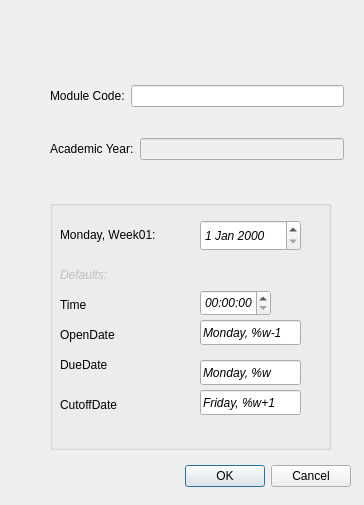
<?xml version="1.0" encoding="UTF-8"?>
<ui version="4.0">
 <class>Dialog</class>
 <widget class="QDialog" name="Dialog">
  <property name="geometry">
   <rect>
    <x>0</x>
    <y>0</y>
    <width>364</width>
    <height>505</height>
   </rect>
  </property>
  <property name="windowTitle">
   <string>Create Definitions</string>
  </property>
  <widget class="QDialogButtonBox" name="buttonBox">
   <property name="geometry">
    <rect>
     <x>10</x>
     <y>460</y>
     <width>341</width>
     <height>32</height>
    </rect>
   </property>
   <property name="orientation">
    <enum>Qt::Horizontal</enum>
   </property>
   <property name="standardButtons">
    <set>QDialogButtonBox::Cancel|QDialogButtonBox::Ok</set>
   </property>
  </widget>
  <widget class="QWidget" name="layoutWidget">
   <property name="geometry">
    <rect>
     <x>50</x>
     <y>60</y>
     <width>294</width>
     <height>127</height>
    </rect>
   </property>
   <layout class="QVBoxLayout" name="verticalLayout">
    <item>
     <layout class="QHBoxLayout" name="horizontalLayout_4">
      <item>
       <widget class="QLabel" name="label_4">
        <property name="text">
         <string>Module Code:</string>
        </property>
       </widget>
      </item>
      <item>
       <widget class="QLineEdit" name="lineEdit"/>
      </item>
     </layout>
    </item>
    <item>
     <layout class="QHBoxLayout" name="horizontalLayout_3">
      <item>
       <widget class="QLabel" name="label_3">
        <property name="text">
         <string>Academic Year:</string>
        </property>
       </widget>
      </item>
      <item>
       <widget class="QLineEdit" name="lineEdit_academicYear">
        <property name="enabled">
         <bool>false</bool>
        </property>
        <property name="text">
         <string/>
        </property>
       </widget>
      </item>
     </layout>
    </item>
   </layout>
  </widget>
  <widget class="QGroupBox" name="groupBox_defaults">
   <property name="geometry">
    <rect>
     <x>50</x>
     <y>200</y>
     <width>281</width>
     <height>250</height>
    </rect>
   </property>
   <property name="font">
    <font>
     <italic>true</italic>
    </font>
   </property>
   <widget class="QLabel" name="label">
    <property name="geometry">
     <rect>
      <x>10</x>
      <y>20</y>
      <width>121</width>
      <height>31</height>
     </rect>
    </property>
    <property name="text">
     <string>&lt;html&gt;&lt;head/&gt;&lt;body&gt;&lt;p&gt;&lt;span style=&quot; font-style:normal;&quot;&gt;Monday, Week01:&lt;/span&gt;&lt;/p&gt;&lt;/body&gt;&lt;/html&gt;</string>
    </property>
   </widget>
   <widget class="QDateEdit" name="dateEdit_startSemester">
    <property name="geometry">
     <rect>
      <x>150</x>
      <y>20</y>
      <width>101</width>
      <height>31</height>
     </rect>
    </property>
   </widget>
   <widget class="QLabel" name="label_2">
    <property name="enabled">
     <bool>false</bool>
    </property>
    <property name="geometry">
     <rect>
      <x>10</x>
      <y>60</y>
      <width>121</width>
      <height>31</height>
     </rect>
    </property>
    <property name="text">
     <string>&lt;html&gt;&lt;head/&gt;&lt;body&gt;&lt;p&gt;Defaults:&lt;/p&gt;&lt;/body&gt;&lt;/html&gt;</string>
    </property>
   </widget>
   <widget class="QLabel" name="label_5">
    <property name="geometry">
     <rect>
      <x>10</x>
      <y>90</y>
      <width>121</width>
      <height>31</height>
     </rect>
    </property>
    <property name="text">
     <string>&lt;html&gt;&lt;head/&gt;&lt;body&gt;&lt;p&gt;&lt;span style=&quot; font-style:normal;&quot;&gt;Time&lt;/span&gt;&lt;/p&gt;&lt;/body&gt;&lt;/html&gt;</string>
    </property>
   </widget>
   <widget class="QTimeEdit" name="timeEdit">
    <property name="geometry">
     <rect>
      <x>150</x>
      <y>90</y>
      <width>71</width>
      <height>26</height>
     </rect>
    </property>
   </widget>
   <widget class="QLabel" name="label_6">
    <property name="geometry">
     <rect>
      <x>10</x>
      <y>120</y>
      <width>91</width>
      <height>31</height>
     </rect>
    </property>
    <property name="text">
     <string>&lt;html&gt;&lt;head/&gt;&lt;body&gt;&lt;p&gt;&lt;span style=&quot; font-style:normal;&quot;&gt;OpenDate&lt;/span&gt;&lt;/p&gt;&lt;/body&gt;&lt;/html&gt;</string>
    </property>
   </widget>
   <widget class="QLabel" name="label_7">
    <property name="geometry">
     <rect>
      <x>10</x>
      <y>150</y>
      <width>91</width>
      <height>31</height>
     </rect>
    </property>
    <property name="text">
     <string>&lt;html&gt;&lt;head/&gt;&lt;body&gt;&lt;p&gt;&lt;span style=&quot; font-style:normal;&quot;&gt;DueDate&lt;/span&gt;&lt;/p&gt;&lt;/body&gt;&lt;/html&gt;</string>
    </property>
   </widget>
   <widget class="QLineEdit" name="lineEdit_2">
    <property name="geometry">
     <rect>
      <x>150</x>
      <y>120</y>
      <width>101</width>
      <height>25</height>
     </rect>
    </property>
    <property name="text">
     <string>Monday, %w-1</string>
    </property>
   </widget>
   <widget class="QLineEdit" name="lineEdit_3">
    <property name="geometry">
     <rect>
      <x>150</x>
      <y>160</y>
      <width>101</width>
      <height>25</height>
     </rect>
    </property>
    <property name="text">
     <string>Monday, %w</string>
    </property>
   </widget>
   <widget class="QLabel" name="label_8">
    <property name="geometry">
     <rect>
      <x>10</x>
      <y>190</y>
      <width>91</width>
      <height>31</height>
     </rect>
    </property>
    <property name="text">
     <string>&lt;html&gt;&lt;head/&gt;&lt;body&gt;&lt;p&gt;&lt;span style=&quot; font-style:normal;&quot;&gt;CutoffDate&lt;/span&gt;&lt;/p&gt;&lt;/body&gt;&lt;/html&gt;</string>
    </property>
   </widget>
   <widget class="QLineEdit" name="lineEdit_4">
    <property name="geometry">
     <rect>
      <x>150</x>
      <y>190</y>
      <width>101</width>
      <height>25</height>
     </rect>
    </property>
    <property name="text">
     <string>Friday, %w+1</string>
    </property>
   </widget>
  </widget>
 </widget>
 <resources/>
 <connections>
  <connection>
   <sender>buttonBox</sender>
   <signal>accepted()</signal>
   <receiver>Dialog</receiver>
   <slot>accept()</slot>
   <hints>
    <hint type="sourcelabel">
     <x>248</x>
     <y>254</y>
    </hint>
    <hint type="destinationlabel">
     <x>157</x>
     <y>274</y>
    </hint>
   </hints>
  </connection>
  <connection>
   <sender>buttonBox</sender>
   <signal>rejected()</signal>
   <receiver>Dialog</receiver>
   <slot>reject()</slot>
   <hints>
    <hint type="sourcelabel">
     <x>316</x>
     <y>260</y>
    </hint>
    <hint type="destinationlabel">
     <x>286</x>
     <y>274</y>
    </hint>
   </hints>
  </connection>
 </connections>
</ui>
